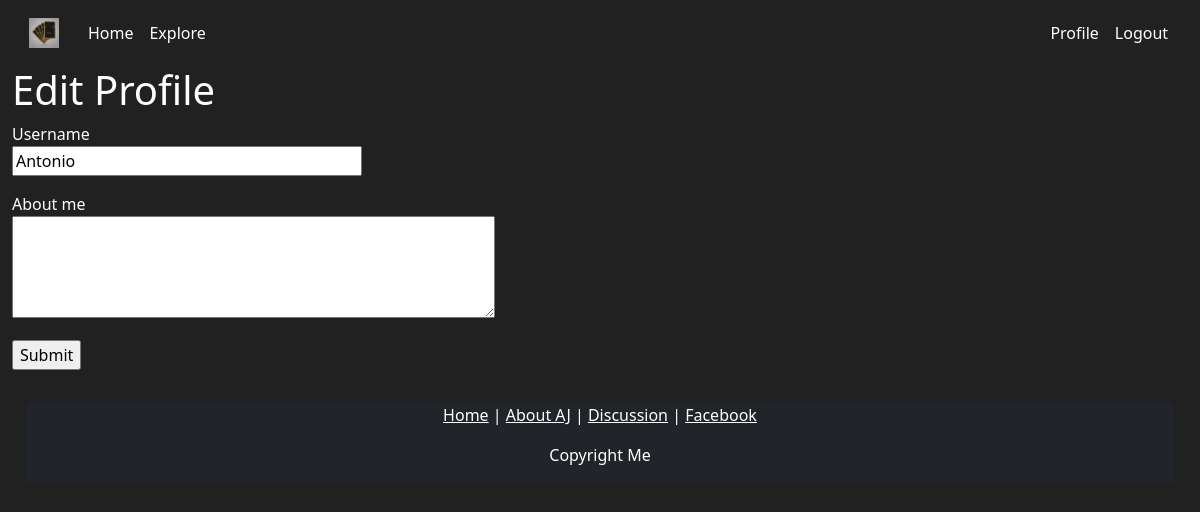
/edit_profile (signed in), run on an earlier commit of the app's database.
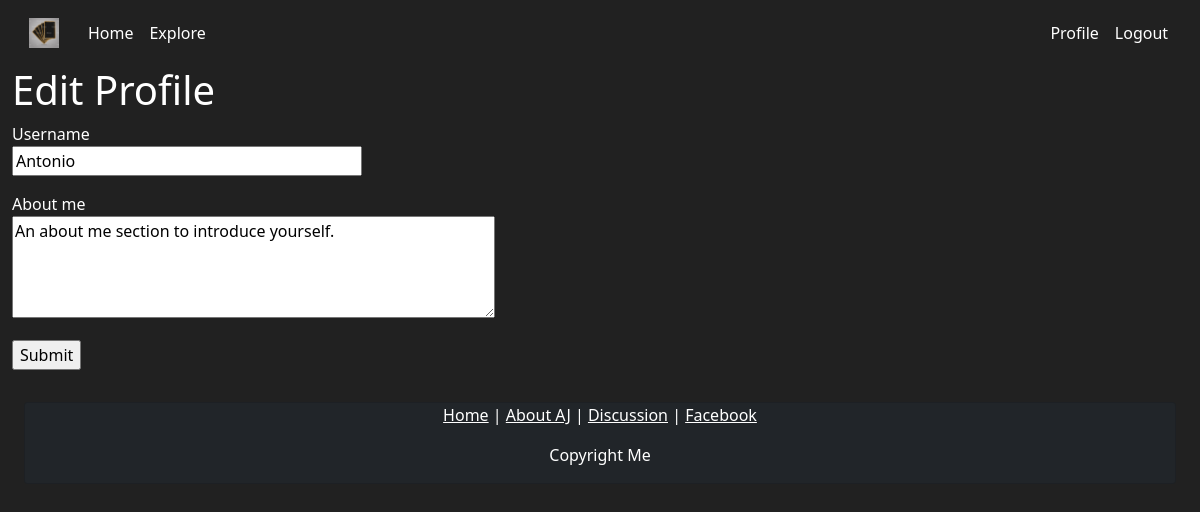
And on a later commit of the database.
### app/models.py (models this page shows, shortened)
class User(UserMixin, db.Model):
    id = db.Column(db.Integer, primary_key=True)
    username = db.Column(db.String(64), index=True, unique=True)
    email = db.Column(db.String(120), index=True, unique=True)
    password_hash = db.Column(db.String(128))
    posts = db.relationship('Post', backref='author', lazy='dynamic')
    about_me = db.Column(db.String(140))
    last_seen = db.Column(db.DateTime, default=datetime.utcnow)
    followed = db.relationship(
        'User', secondary=followers,
        primaryjoin=(followers.c.follower_id == id),
        secondaryjoin=(followers.c.followed_id == id),
        backref=db.backref('followers', lazy='dynamic'), lazy='dynamic')

### app/routes.py (the view)
@app.route('/edit_profile', methods=['GET', 'POST'])
@login_required
def edit_profile():
    form = EditProfileForm(current_user.username)
    if form.validate_on_submit():
        current_user.username = form.username.data
        current_user.about_me = form.about_me.data
        db.session.commit()
        flash('Your changes have been saved.')
        return redirect(url_for('edit_profile'))
    elif request.method == 'GET':
        form.username.data = current_user.username
        form.about_me.data = current_user.about_me
    return render_template('edit_profile.html', title='Edit Profile',
                           form=form)

### app/forms.py (shortened to what this page needs)
class EditProfileForm(FlaskForm):
    username = StringField('Username', validators=[DataRequired()])
    about_me = TextAreaField('About me', validators=[Length(min=0, max=140)])
    submit = SubmitField('Submit')
    def __init__(self, original_username, *args, **kwargs):
        super(EditProfileForm, self).__init__(*args, **kwargs)
        self.original_username = original_username

### app/models.py (called while the page is built)
@login.user_loader
def load_user(id):
    return User.query.get(int(id))

### app/routes.py (called while the page is built)
@app.before_request
def before_request():
    if current_user.is_authenticated:
        current_user.last_seen = datetime.utcnow()
        db.session.commit()

### app/templates/edit_profile.html (shortened to what this page needs)
{% extends "base.html" %}
{% block content %}
    <h1>Edit Profile</h1>
    <form action="" method="post">
        <p>
            {{ form.username.label }}<br>
            {{ form.username(size=32) }}<br>
        </p>
        <p>
            {{ form.about_me.label }}<br>
            {{ form.about_me(cols=50, rows=4) }}<br>
        </p>
        <p>{{ form.submit() }}</p>
    </form>
{% endblock %}

What changed in the data, as far as the page shows it:
changed User "Antonio": about_me (not shown) → "An about me section to introduce yourself."
